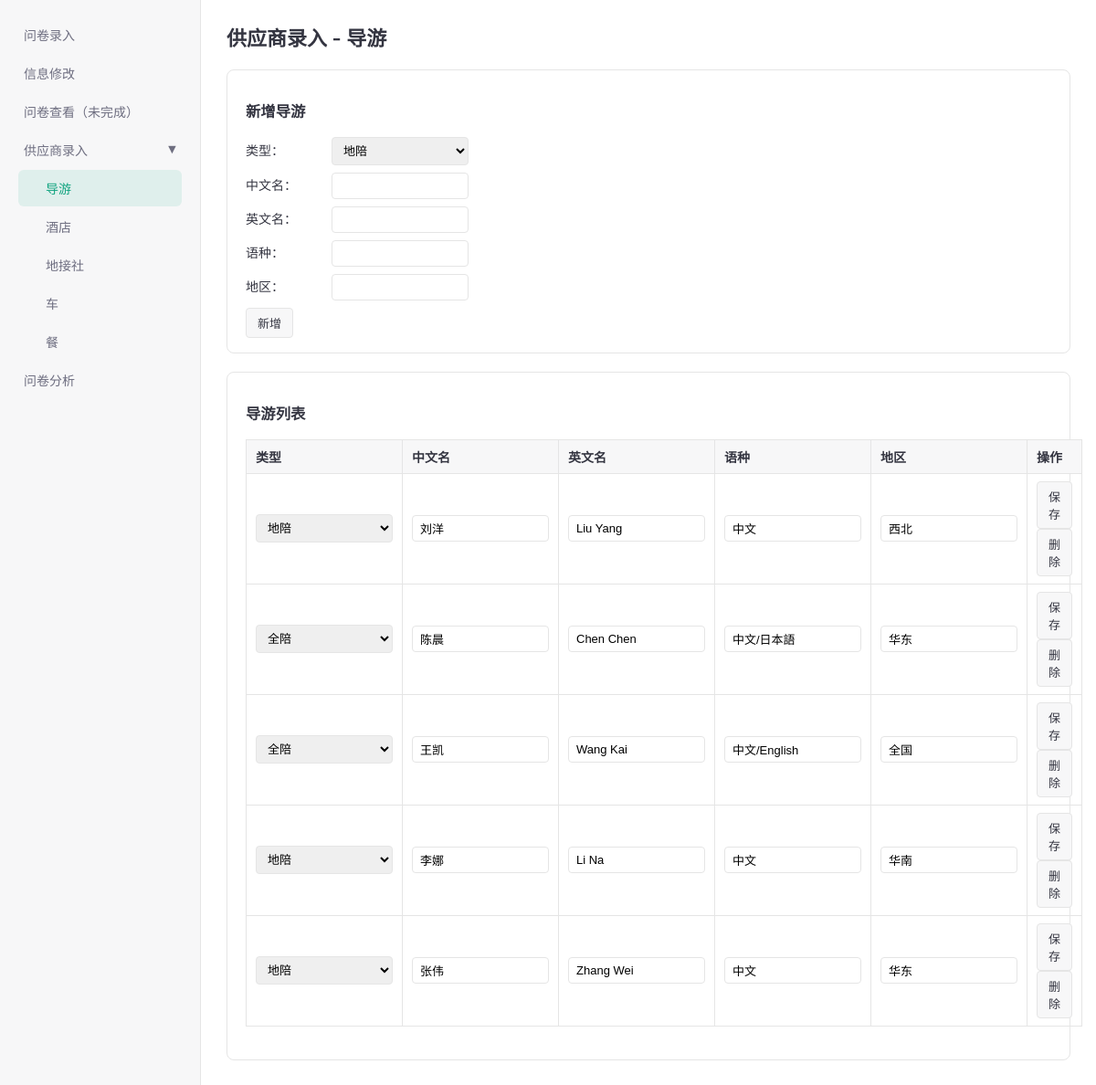
The page /supplier/import/guide/ on the database its author committed.
### main_app/models.py (models this page shows, shortened)
class SupplierGuide(models.Model):
    GUIDE_TYPE_LOCAL = 'local'
    GUIDE_TYPE_FULL = 'full'
    GUIDE_TYPE_CHOICES = (
        (GUIDE_TYPE_LOCAL, '地陪'),
        (GUIDE_TYPE_FULL, '全陪'),
    )
    guide_type = models.CharField('类型', max_length=16, choices=GUIDE_TYPE_CHOICES, default=GUIDE_TYPE_LOCAL)
    name_cn = models.CharField('中文名', max_length=128, db_index=True)
    name_en = models.CharField('英文名', max_length=128, blank=True)
    language = models.CharField('语种', max_length=128, blank=True)
    region = models.CharField('地区', max_length=64, blank=True)
    name_initials = models.CharField('名字拼音首字母', max_length=128, blank=True, db_index=True)
    class Meta:
        db_table = 'supplier_guide'
        verbose_name = '导游供应商'
        verbose_name_plural = '导游供应商'

### main_app/views.py (the view, shortened to what this page needs)
# urls.py: path('supplier/import/guide/', supplier_guide, name='supplier_guide'),
def supplier_guide(request):
    guides = SupplierGuide.objects.all().order_by('-id')
    context = {
        'guides': guides,
        'guide_type_local': SupplierGuide.GUIDE_TYPE_LOCAL,
        'guide_type_full': SupplierGuide.GUIDE_TYPE_FULL,
    }
    return render(request, 'supplier_guide.html', context)

### main_app/templates/supplier_guide.html (shortened to what this page needs)
{% extends "base.html" %}
{% block content %}
<h1>供应商录入 - 导游</h1>
<div class="section">
    <h3>新增导游</h3>
    <form method="post">
        <div class="create-form-row">
            <label>类型：</label>
            <select name="guide_type">
                <option value="{{ guide_type_local }}" {% if create_form_data.guide_type|default:guide_type_local == guide_type_local %}selected{% endif %}>地陪</option>
            </select>
        </div>
        <div class="create-form-row">
            <label>中文名：</label>
            <input type="text" name="name_cn" value="{{ create_form_data.name_cn|default:'' }}" required>
        </div>
        <div class="create-form-row">
            <label>英文名：</label>
            <input type="text" name="name_en" value="{{ create_form_data.name_en|default:'' }}">
        </div>
        <div class="create-form-row">
            <label>语种：</label>
            <input type="text" name="language" value="{{ create_form_data.language|default:'' }}">
        </div>
        <div class="create-form-row">
            <label>地区：</label>
            <input type="text" name="region" class="region-input" list="china-provinces" value="{{ create_form_data.region|default:'' }}">
        </div>
        <button type="submit" class="submit-btn">新增</button>
    </form>
</div>
<div class="section">
    <h3>导游列表</h3>
    <table>
        <thead>
        <tr>
            <th>类型</th>
            <th>中文名</th>
            <th>英文名</th>
            <th>语种</th>
            <th>地区</th>
            <th>操作</th>
        </tr>
        </thead>
        <tbody>
        {% for g in guides %}
            <tr>
                <td>
                    <form method="post" class="inline">
                        <select name="guide_type">
                            <option value="{{ guide_type_local }}" {% if g.guide_type == guide_type_local %}selected{% endif %}>地陪</option>
                            <option value="{{ guide_type_full }}" {% if g.guide_type == guide_type_full %}selected{% endif %}>全陪</option>
                        </select>
                </td>
                <td><input type="text" name="name_cn" value="{{ g.name_cn }}" required></td>
                <td><input type="text" name="name_en" value="{{ g.name_en }}"></td>
                <td><input type="text" name="language" value="{{ g.language }}"></td>
                <td><input type="text" name="region" class="region-input" list="china-provinces" value="{{ g.region }}"></td>
                <td>
                        <button type="submit" class="submit-btn">保存</button>
                    <form method="post" class="inline">
                        <button type="submit" class="submit-btn">删除</button>
                    </form>
                </td>
            </tr>
        {% empty %}
            <tr><td colspan="6">暂无导游数据。</td></tr>
        {% endfor %}
        </tbody>
    </table>
</div>
{% endblock %}

### rows shown on the page
SupplierGuide: guide_type "地陪", name_cn "刘洋", name_en "Liu Yang", language "中文", region "西北"
SupplierGuide: guide_type "全陪", name_cn "陈晨", name_en "Chen Chen", language "中文/日本語", region "华东"
SupplierGuide: guide_type "全陪", name_cn "王凯", name_en "Wang Kai", language "中文/English", region "全国"
SupplierGuide: guide_type "地陪", name_cn "李娜", name_en "Li Na", language "中文", region "华南"
SupplierGuide: guide_type "地陪", name_cn "张伟", name_en "Zhang Wei", language "中文", region "华东"
